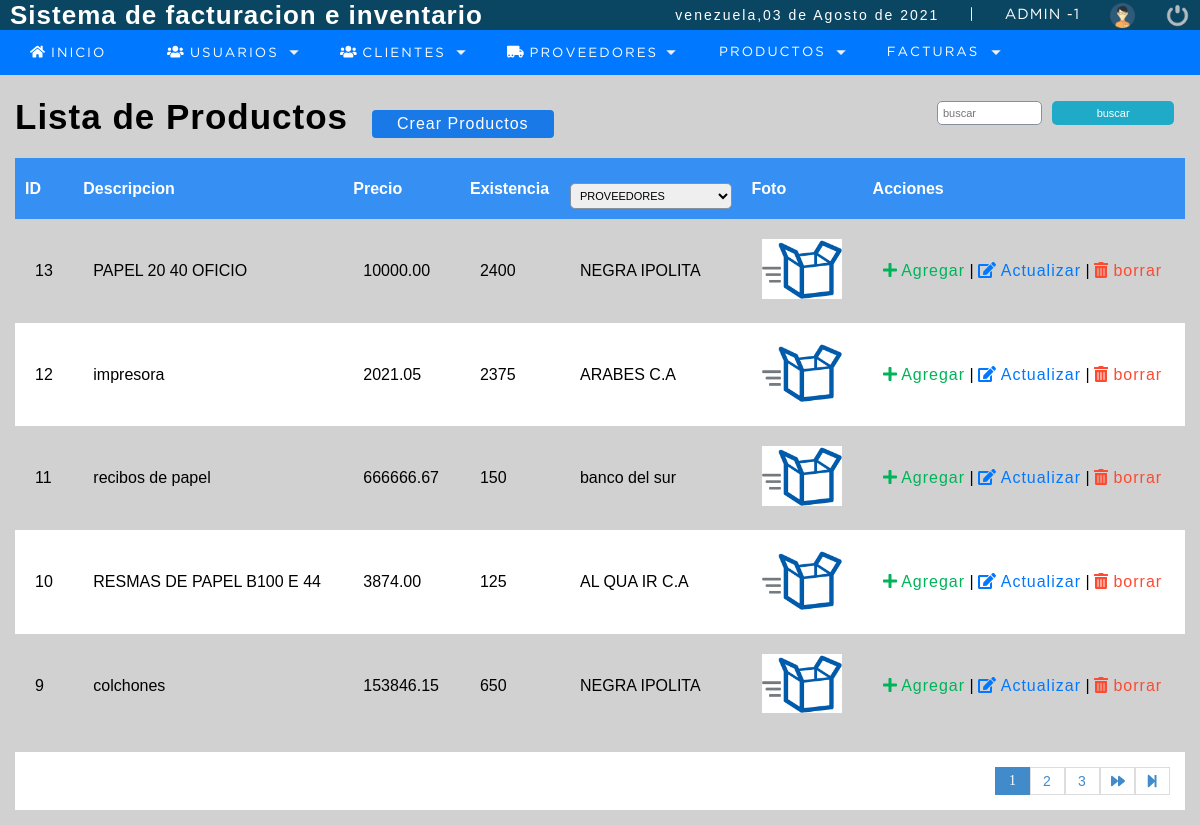
/sistema/lista_productos.php (signed in), run on the app's committed database.
### tables this page shows
CREATE TABLE `producto` (
  `codproducto` int(11) NOT NULL,
  `descripcion` varchar(100) DEFAULT NULL,
  `proveedor` int(11) DEFAULT NULL,
  `precio` decimal(10,2) DEFAULT NULL,
  `existencia` int(11) DEFAULT NULL,
  `foto` text DEFAULT NULL,
  `date_add` datetime NOT NULL DEFAULT current_timestamp(),
  `usuario_id` int(11) NOT NULL,
  `status` int(11) NOT NULL DEFAULT 1
);

CREATE TABLE `proveedor` (
  `codproveedor` int(11) NOT NULL,
  `proveedor` varchar(100) DEFAULT NULL,
  `contacto` varchar(100) DEFAULT NULL,
  `telefono` bigint(11) DEFAULT NULL,
  `direccion` text DEFAULT NULL,
  `date_add` datetime NOT NULL DEFAULT current_timestamp(),
  `usuario_id` int(11) NOT NULL,
  `status` int(11) NOT NULL DEFAULT 1
);

### sistema/include/functions.php (called while the page is built, shortened)
<?php
	function fechaC(){
		$mes = array("","Enero",
					  "Febrero",
					  "Marzo",
					  "Abril",
					  "Mayo",
					  "Junio",
					  "Julio",
					  "Agosto",
					  "Septiembre",
					  "Octubre",
					  "Noviembre",
					  "Diciembre");
		return date('d')." de ". $mes[date('n')] . " de " . date('Y');
	}
 ?>

### sistema/lista_productos.php (the view, shortened to what this page needs)
<?php
	include"../conexion.php"
?>
<!DOCTYPE html>
<html lang="en">
<head>
	<?php include "include/scripts.php";?>
</head>
<body>
	<?php include "include/header.php";?>
	<section id="container">
		<h1>Lista de Productos</h1>
		<a href="registro_productos.php" class="btn_new">Crear Productos</a>
		<form action="buscar_productos.php" method="get" class="form_search">
			<input type="text" name="busqueda" id="busqueda" placeholder="buscar">
			<input type="submit" value="buscar" class="btn_search">
		</form>
		<table>
			<tr>
				<th>ID</th>
				<th>Descripcion</th>
				<th>Precio</th>
				<th>Existencia</th>
				<th>
			<select name="proveedor" id="search_proveedor">
			<option value="" selected>PROVEEDORES</option>
			</select>
				</th>
				<th>Foto</th>
				<th>Acciones</th>
			</tr>
			<?php
			$sql_registe = mysqli_query($conection,"SELECT COUNT(*) AS total_registro FROM producto WHERE status = 1");
			$result_register = mysqli_fetch_array($sql_registe);
			$total_registro = $result_register['total_registro'];
			$por_pagina = 5;
			if (empty($_GET['pagina'])) {
				$pagina = 1;
			}else{
				$pagina = $_GET['pagina'];
			}
			$desde = ($pagina-1) * $por_pagina;
			$total_paginas = ceil($total_registro / $por_pagina);
			$query = mysqli_query($conection,"SELECT p.codproducto,p.descripcion,p.precio,p.existencia,pr.proveedor,p.foto FROM producto p
								 INNER JOIN proveedor pr
								 ON p.proveedor = pr.codproveedor
											  WHERE p.status = 1 ORDER BY p.codproducto DESC LIMIT $desde,$por_pagina");
			$result = mysqli_num_rows($query);
			if ($result > 0) {
				while ($data = mysqli_fetch_array($query)) {
				if ($data['foto'] != 'img_producto.png') {
					$foto = 'img/uploads/'.$data['foto'];
				}else{
					$foto = 'img/'.$data['foto'];
				}
		?>
			<tr class="row<?php echo $data["codproducto"]; ?>">
				<td><?php echo $data["codproducto"]; ?></td>
				<td><?php echo $data["descripcion"]; ?></td>
				<td class="cell_precio"><?php echo $data["precio"]; ?></td>
				<td class="cell_existencia"><?php echo $data["existencia"]; ?></td>
				<td><?php echo $data["proveedor"]; ?></td>
				<td class="img_producto"><img src="<?php echo $foto; ?>" alt="<?php echo $data["descripcion"]; ?>" > </td>
				<?php if ($_SESSION['rol'] == 1 || $_SESSION['rol'] == 2) { ?>
				<td>
					<a class="link_add addproduct" product="<?php echo $data["codproducto"]; ?>" href="#"><i class="fas fa-plus"></i> Agregar</a>
					|
					<a class="link_edit" href="editar_producto.php?id=<?php echo $data["codproducto"]; ?>"><i class="fas fa-edit"></i> Actualizar</a>
					|
					<a class="link_delete del_producto" href="#" product="<?php echo $data["codproducto"]; ?>"><i class="fas fa-trash-alt"></i> borrar</a>
			</td>
			<?php }  ?>
			</tr>
			<?php
				}
			}
		?>
		</table>
			<div class="paginador">
				<ul>
				<?php
				for ($i=1; $i <=$total_paginas ; $i++) {
					if ($i ==$pagina) {
						echo '<li class="pageSelected">'.$i.'</li>';
					}else{
						echo '<li><a href="?pagina='.$i.'">'.$i.'</a></li>';
					}
				}
				if ($pagina !=$total_paginas) {
				?>
				<li><a href="?pagina=<?php echo $pagina+1; ?>"><i class="fas fa-forward"></i></a></li>
				<li><a href="?pagina=<?php echo $total_paginas;?>"><i class="fas fa-step-forward"></i></a></li>
				<?php  } ?>
				</ul>
			</div>
	</section>
</body>
</html>

### sistema/include/scripts.php (shortened to what this page needs)
<link rel="stylesheet" type="text/css" href="css/style.css">
<?php include "functions.php"; ?>

### sistema/include/header.php (shortened to what this page needs)
<header>
		<div class="header">
			<h1>Sistema de facturacion e inventario</h1>
			<div class="optionsBar">
				<p>venezuela,<?php echo fechaC(); ?></p>
				<span>|</span>
				<span class="user"><?php echo $_SESSION['user'].' -'.$_SESSION['rol']; ?></span>
				<img class="photouser" src="img/user.png" alt="Usuario">
				<a href="salir.php"><img class="close" src="img/salir.png" alt="Salir del sistema" title="Salir"></a>
			</div>
		</div>
		<?php include "nav.php"; ?>
	</header>

### sistema/include/nav.php (shortened to what this page needs)
<nav>
			<ul>
				<li><a href="../sistema"><i class="fas fa-home"></i> Inicio</a></li>
				<?php
						if ($_SESSION['rol'] == 1) {
						?>
				<li class="principal">
					<a href="#"><i class="fas fa-users"></i> Usuarios</a>
				</li>
				<?php } ?>
				<li class="principal">
					<a href="#"><i class="fas fa-users"></i> Clientes</a>
				</li>
				<li class="principal">
					<?php
						if ($_SESSION['rol'] == 1 || $_SESSION['rol'] == 2) {
						?>
					<a href="#"><i class="fas fa-truck-moving"></i> Proveedores</a>
				</li>
				<?php } ?>
				<li class="principal">
					<a href="#">Productos</a>
				</li>
				<li class="principal">
					<?php
						if ($_SESSION['rol'] == 1) {
						?>
					<a href="#">Facturas</a>
				</li>
				<?php } ?>
			</ul>
		</nav>

### sistema/css/style.css (style rules this page uses)
* { margin: 0; padding: 0; box-sizing: border-box; }
body { background: #d1d1d1; }
h1, h2, h3, h4, h5, h6 { font-family: 'arial'; font-weight: bold; letter-spacing: 1px; }
h1 { font-size: 26px; }
p { font-family: 'arial'; letter-spacing: 2px; font-size: 14px; line-height: 20px; }
a { text-decoration: none; font-family: arial; letter-spacing: 1px; }
span { font-family: 'GothamBook'; letter-spacing: 1px; font-size: 14px; line-height: 20px; }
header { position: fixed; width: 100%; }
.header { color: #FFF; background: #0a4661; height: 30px; display: -webkit-flex; display: -moz-flex; display: -ms-flex; display: -o-flex; display: flex; justify-content: space-between; align-items: center; padding: 10px; }
.optionsBar { display: -webkit-flex; display: -moz-flex; display: -ms-flex; display: -o-flex; display: flex; justify-content: center; align-items: center; }
.optionsBar span { color: #FFF; font-size: 11pt; font-family: 'GothamBook'; text-transform: uppercase; margin-left: 30px; }
.photouser { margin-left: 30px; width: 25px; height: 25px; }
.close { width: 25px; height: 25px; }
.optionsBar a { display: -webkit-flex; display: -moz-flex; display: -ms-flex; display: -o-flex; display: flex; margin-left: 30px; }
nav ul { background: #0078ff; list-style: none; display: -webkit-flex; display: -moz-flex; display: -ms-flex; display: -o-flex; display: flex; justify-content: left; align-items: center; }
nav ul > li a { position: relative; }
nav a { color: #FFF; display: block; font-size: 10pt; font-family: 'GothamBook'; padding: 15px 30px; text-transform: uppercase; letter-spacing: 2px; transition: background .5s; border-right: 1px solid #0078ff; }
nav .principal > a { background: url(../images/arrow_bottom.png) no-repeat; background-position-x: 0%; background-position-y: 0%; background-size: auto auto; background-position: 94% center; background-size: 10px; }
#container { padding: 90px 15px 15px; }
form { background: #fff; margin: auto; padding: 20px,50px; border: 1px solid #d1d1d1; }
input,select { display: block; width: 100%; font-size: 11px; padding: 5px; border: 1px solid #85929e; border-radius: 5px; }
#container h1 { font-size: 35px; display: inline-block; }
.btn_new { display: inline-block; background: #1879E7; color: #fff; padding: 5px 25px; border-radius: 4px; margin: 20px; }
table { border-collapse: collapse; font-size: 16px; font-family: 'arial'; width: 100%; }
table th { text-align: left; padding: 10px; background: #368FF3; color: #fff; }
table tr:nth-child(odd) { background: #fff; padding: 10px; }
table tr td { padding: 20px; }
.link_edit { color: #0078FF; }
.link_delete { color: #FE4A31; }
.link_add { color: #00b359; }
.paginador ul { padding: 15px; list-style: none; background: #fff; margin-top: 15px; display: -webkit-flex; display: -moz-flex; display: -ms-flex; display: -o-flex; display: flex; justify-content: flex-end; }
.paginador a,.pageSelected { color: #428bca; border: 1px solid #ddd; padding: 5px; display: inline-block; font-size: 14px; text-align: center; width: 35px; }
.pageSelected { color: #fff; background: #428bca; border: 1px solid #428bca; }
.form_search { display: -webkit-flex; display: -moz-flex; display: -ms-flex; display: -o-flex; display: flex; float: right; background: initial; padding: 10px; border-radius: 10px; }
.form_search .btn_search { background: #1faac8; color: #fff; padding: 0 20px; border: 0; cursor: pointer; margin-left: 10px; }
.img_producto img { width: 80px; height: auto; object-fit: cover; margin: auto; }

### data on the page
producto: codproducto "13", descripcion "PAPEL 20 40 OFICIO", precio "10000.00", existencia "2400", proveedor.proveedor "NEGRA IPOLITA", foto (picture)
producto: codproducto "12", descripcion "impresora", precio "2021.05", existencia "2375", proveedor.proveedor "ARABES C.A", foto (picture)
producto: codproducto "11", descripcion "recibos de papel", precio "666666.67", existencia "150", proveedor.proveedor "banco del sur", foto (picture)
producto: codproducto "10", descripcion "RESMAS DE PAPEL B100 E 44", precio "3874.00", existencia "125", proveedor.proveedor "AL QUA IR C.A", foto (picture)
producto: codproducto "9", descripcion "colchones", precio "153846.15", existencia "650", proveedor.proveedor "NEGRA IPOLITA", foto (picture)

### other printed values
fechaC() "03 de Agosto de 2021"
$_SESSION['user'] "ADMIN"
$_SESSION['rol'] "1"
